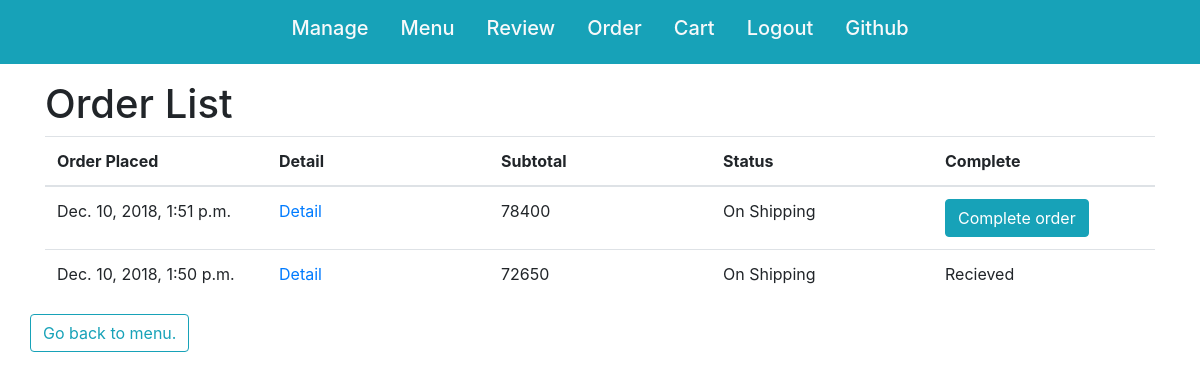
Page /user/order (signed in) on the earlier database version.
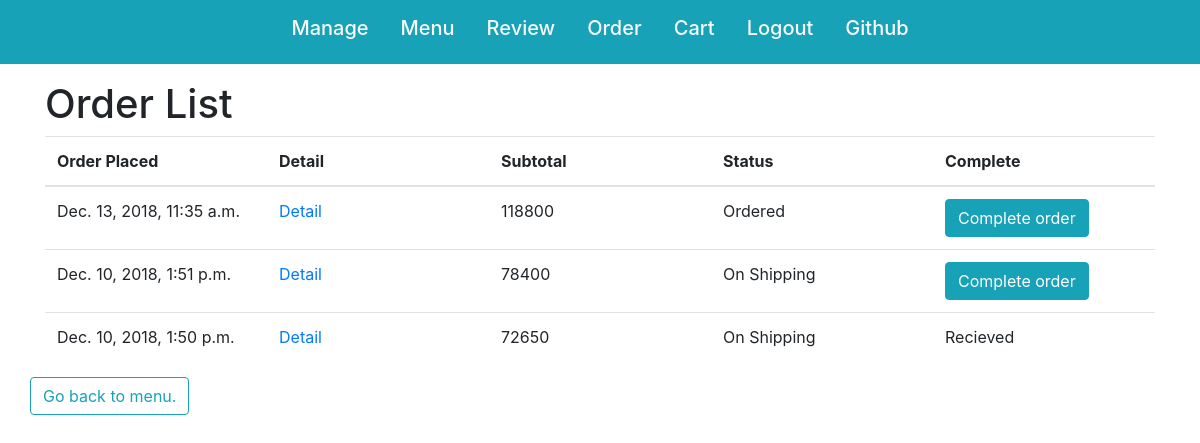
Same page on the later database version.
### orders/models.py (models this page shows, shortened)
class Order(models.Model):
    user = models.ForeignKey(User, on_delete=models.CASCADE, related_name='order')
    items = models.ManyToManyField(OrderItem, related_name='order')
    subtotal = models.IntegerField('Shipment Total', default=0)
    order_time = models.DateTimeField('Order placed', default=timezone.now)
    contact = models.CharField(max_length=100)
    billing_address = models.CharField(max_length=100)
    shipping_address = models.CharField(max_length=100)
    message = models.CharField(max_length=50, blank=True)
    ORDERED = 'Ordered'
    SHIPPING = 'On Shipping'
    DELIVERED = 'Delivered'
    STATUS_CHOCIES = (
        (ORDERED, 'Ordered'),
        (SHIPPING, 'On Shipping'),
        (DELIVERED, 'Delivered')
    )
    status = models.CharField(max_length=16, choices=STATUS_CHOCIES, default=ORDERED)
    recieved = models.BooleanField(default=False)

### orders/views.py (the view, shortened to what this page needs)
# urls.py: path('user/order', login_required(views.OrderList.as_view(), login_url='/login'), name='order_list'),
class OrderList(ListView):
    def get_queryset(self):
        orders = Order.objects.filter(user=self.request.user).order_by('-order_time')
        return orders

### orders/templates/orders/order_list.html (shortened to what this page needs)
{% extends "base_orders.html" %}
{% block head %}
{% load static %}
{% endblock %}
{% block content %}
<h1>Order List</h1>
<table class="table">
    <colgroup>
        <col width="20%">
        <col width="20%">
        <col width="20%">
        <col width="20%">
        <col width="20%">
    </colgroup>
    <thread>
        <tr>
            <th>Order Placed</th>
            <th>Detail</th>
            <th>Subtotal</th>
            <th>Status</th>
            <th>Complete</th>
        </tr>
    </thread>
    <tbody>
        {% for order in order_list %}
        <tr>
            <td>{{ order.order_time }}</td>
            <td><a href="{% url 'order_detail' order.id %}">Detail</a></td>
            <td>{{ order.subtotal }}</td>
            <td>{{ order.status }}</td>
            <td>
            {% if not order.recieved %}
                <form class="recieved" action="{% url 'order_list' %}", method="POST">
                    <button name="recieved" class="btn btn-info" value="{{ order.id }}">Complete order</button>
                </form>
            {% else %}Recieved{% endif %}</td>
            </tr>
        {% endfor %}
    </tbody>
</table>
<div class="row">
    <a href="{% url 'index' %}" class="btn btn-outline-info">Go back to menu.</a>
</div>
{% endblock %}

Differences in the rows shown:
added Order: order_time "Dec. 13, 2018, 11:35 a.m.", subtotal "118800", status "Ordered", {{ order.id }} 33 (drawn)
